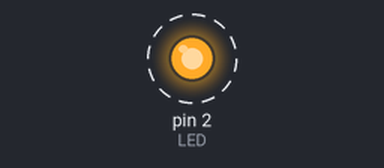
A sketch run on a simulated Arduino Uno, built with avr-gcc and run on an emulated ATmega328P. Parts: output pins drawn as LEDs (lit = HIGH). Dashed ring = blinking.

Above: at 0.15 s.
Timing chart, 0 to 3.0 s (numbered marks = the images above):
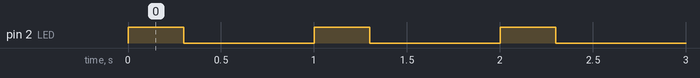

Measured:
- by itself, pin 2 (LED): alternates HIGH for 0.30 s and LOW for 0.70 s

The sketch:

LED_interrupt.ino
```cpp
#include <TimerOne.h>
#define LED 2
volatile uint8_t tSec = 0;
volatile long tPeriod = 100000;
int led = 1;

void setup(){
  Serial.begin(9600);
  pinMode(LED, OUTPUT);
  Timer1.initialize(tPeriod); // 1sec
  Timer1.attachInterrupt(OneSec);  // ISR
}

void OneSec()
{
  tSec = tSec + 1;
  if(tSec == 3){
    led = 0;
  }
  else if(tSec == 10){
    led = 1;
    tSec = 0;
  }

}

void loop(){
  if(led == 1){
    digitalWrite(LED, HIGH);
  }
  else{
    digitalWrite(LED, LOW);
  }
}
```
